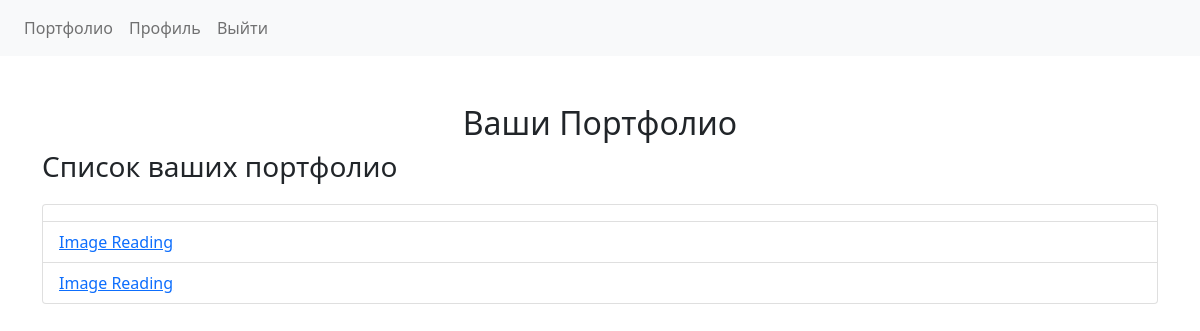
Before: /portfolio/profile/ (signed in) with the older database file.
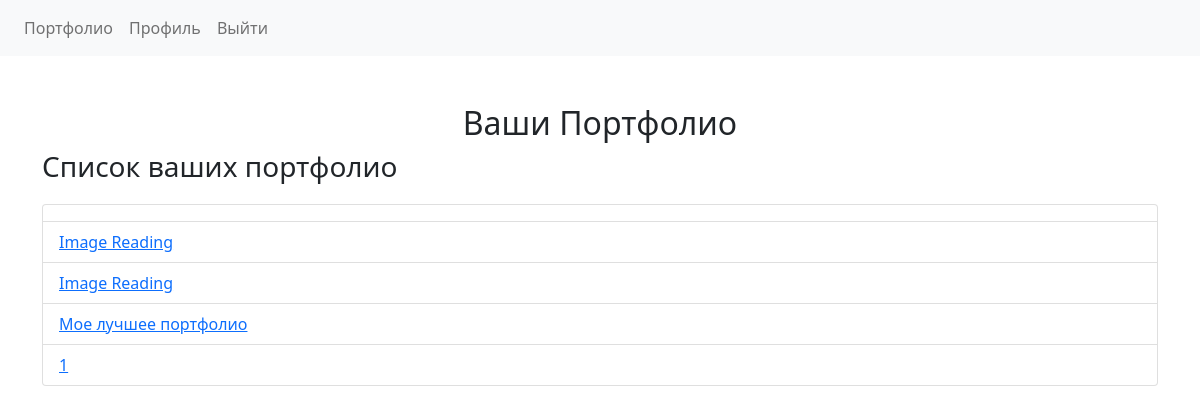
After: the same page with the newer database file.
### portfolio/models.py (models this page shows, shortened)
class Portfolio(models.Model):
    user = models.ForeignKey(User, on_delete=models.CASCADE)
    title = models.CharField(max_length=200, default='')
    full_name = models.CharField(max_length=200, default='')
    about_me = models.TextField(default='')
    course_work = models.TextField(default='')
    conferences = models.TextField(default='')
    practices = models.TextField(default='')
    skills = models.TextField(default='')
    extracurricular_activities = models.TextField(default='')
    documents = models.FileField(upload_to='documents/', blank=True, null=True)
    avatar = models.ImageField(upload_to='avatars/', blank=True, null=True)  # Добавлено поле

### portfolio/views.py (the view)
# urls.py: path('portfolio/profile/', views.profile_view, name='profile'),
@login_required
def profile_view(request):
    portfolios = Portfolio.objects.filter(user=request.user)
    return render(request, 'portfolio/profile.html', {'portfolios': portfolios})

### portfolio/templates/portfolio/profile.html (shortened to what this page needs)
{% load static %}
<!DOCTYPE html>
<html lang="en">
<head>
    <link href="https://cdn.jsdelivr.net/npm/bootstrap@5.1.3/dist/css/bootstrap.min.css" rel="stylesheet">
</head>
<body>
    <nav class="navbar navbar-expand-lg navbar-light bg-light">
        <div class="collapse navbar-collapse">
            <ul class="navbar-nav mr-auto">
                <li class="nav-item">
                    <a class="nav-link" href="{% url 'portfolio' %}">Портфолио</a>
                </li>
                <li class="nav-item">
                    <a class="nav-link" href="{% url 'profile' %}">Профиль</a>
                </li>
                <li class="nav-item">
                    <a class="nav-link" href="{% url 'logout' %}">Выйти</a>
                </li>
            </ul>
        </div>
    </nav>
    <div class="container mt-5">
        <h2 class="text-center">Ваши Портфолио</h2>
        <div class="portfolio-section">
            <h3>Список ваших портфолио</h3>
            <ul class="list-group">
                {% for portfolio in portfolios %}
                    <li class="list-group-item">
                        <a href="{% url 'portfolio_detail' portfolio.user.username portfolio.id %}">
                            {{ portfolio.title }}
                        </a>
                    </li>
                {% endfor %}
            </ul>
        </div>
    </div>
</body>
</html>

### portfolio/templates/portfolio/profile.html (style rules this page uses)
.portfolio-section { margin-bottom: 30px; }
.portfolio-section h3 { margin-bottom: 20px; }

Changed rows visible on the page:
added Portfolio: title "Мое лучшее портфолио"
added Portfolio: title "1"
